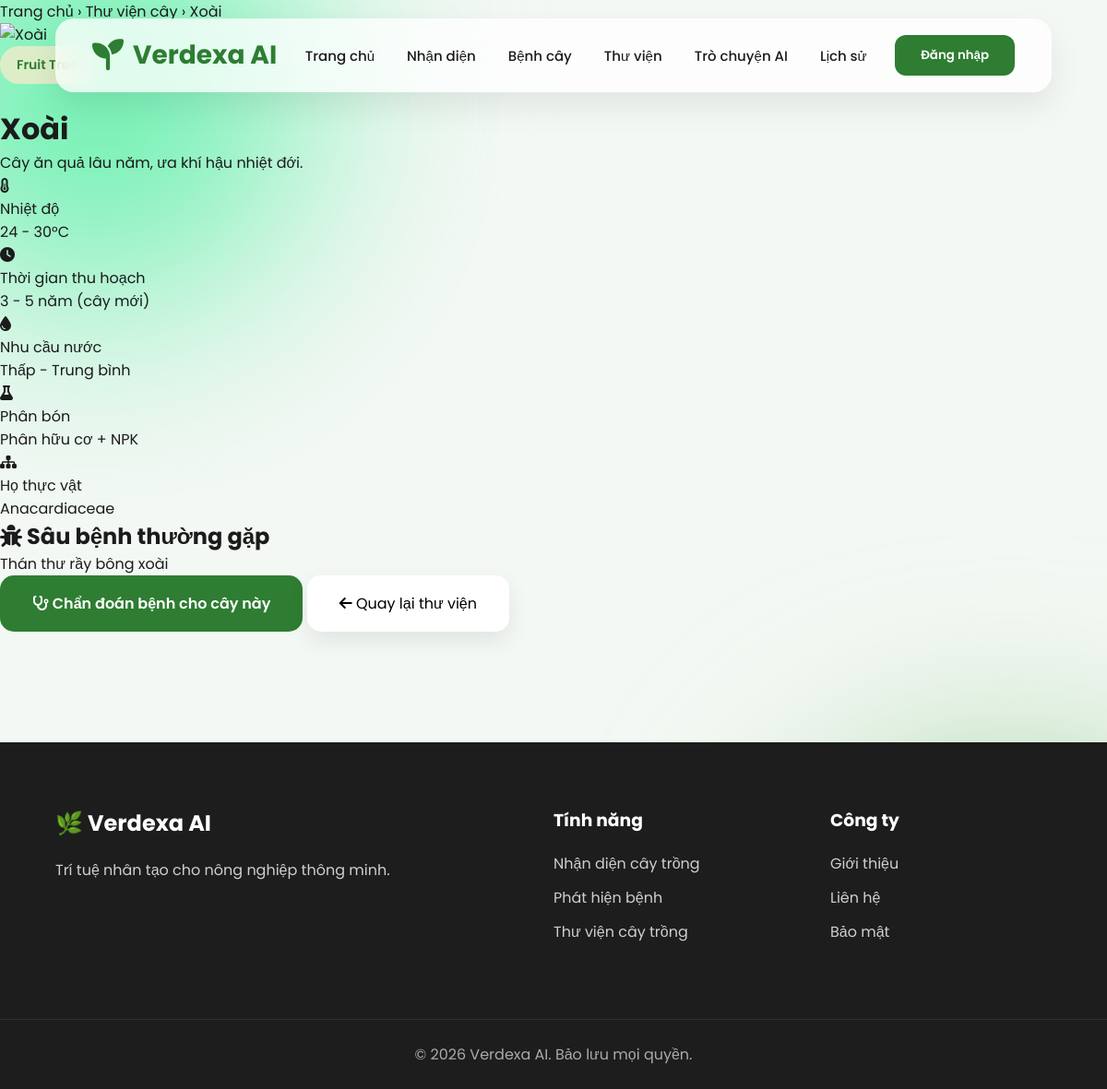
/plant/4, run on the app's committed database.
### tables this page shows
CREATE TABLE plants (
            id INTEGER PRIMARY KEY AUTOINCREMENT,
            name TEXT NOT NULL,
            category TEXT,
            image TEXT,
            family TEXT,
            temperature TEXT,
            harvest_time TEXT,
            water_need TEXT,
            fertilizer TEXT,
            common_diseases TEXT,
            description TEXT
        );

### app.py (the view)
@app.route("/plant/<int:plant_id>")
def plant_details_page(plant_id):
    plant = db.get_plant_by_id(plant_id)
    if not plant:
        return "Không tìm thấy cây trồng.", 404
    return render_template("plant-details.html", plant=plant, username=session.get("username"))

### database.py (called while the page is built)
def get_connection():
    conn = sqlite3.connect(Config.DATABASE_PATH)
    conn.row_factory = sqlite3.Row
    return conn

def get_plant_by_id(plant_id):
    conn = get_connection()
    plant = conn.execute("SELECT * FROM plants WHERE id = ?", (plant_id,)).fetchone()
    conn.close()
    return dict(plant) if plant else None

### templates/plant-details.html (shortened to what this page needs)
<!DOCTYPE html>
<html lang="vi">
<head>
    <link rel="stylesheet" href="{{ url_for('static', filename='css/style.css') }}">
    <link rel="stylesheet" href="https://cdnjs.cloudflare.com/ajax/libs/font-awesome/6.6.0/css/all.min.css">
</head>
<body>
<div class="background-blur blur1"></div>
<header>
    <div class="logo">
        <i class="fa-solid fa-seedling"></i>
        <span>Verdexa AI</span>
    </div>
    <nav>
        <a href="/">Trang chủ</a>
        <a href="/#identify">Nhận diện</a>
        <a href="/#disease">Bệnh cây</a>
        <a href="/#library">Thư viện</a>
        <a href="/#chat">Trò chuyện AI</a>
        <a href="/history">Lịch sử</a>
    </nav>
    {% if username %}
    <div class="user-menu">
        <span class="user-greeting"><i class="fa-solid fa-circle-user"></i> {{ username }}</span>
        <button class="login" id="logoutBtn">Đăng xuất</button>
    </div>
    {% else %}
    <button class="login" onclick="window.location.href='/login'">Đăng nhập</button>
    {% endif %}
</header>
<div class="plant-detail-page">
    <div class="breadcrumb">
        <a href="/">Trang chủ</a> &rsaquo;
        <a href="/#library">Thư viện cây</a> &rsaquo;
        {{ plant.name }}
    </div>
    <div class="plant-detail-hero">
        <img
            src="{{ url_for('static', filename='images/plants/' + plant.image) if plant.image else '' }}"
            onerror="this.src='https://images.unsplash.com/photo-1501004318641-b39e6451bec6?auto=format&fit=crop&w=800&q=80'"
            alt="{{ plant.name }}"
        >
        <div class="plant-detail-info">
            <span class="badge">{{ plant.category or 'Cây trồng' }}</span>
            <h1>{{ plant.name }}</h1>
            <p class="desc">{{ plant.description or 'Chưa có mô tả cho loại cây này.' }}</p>
            <div class="info-grid">
                <div class="info-item">
                    <i class="fa-solid fa-temperature-half"></i>
                    <div>
                        <div class="label">Nhiệt độ</div>
                        <div class="value">{{ plant.temperature or '—' }}</div>
                    </div>
                </div>
                <div class="info-item">
                    <i class="fa-solid fa-clock"></i>
                    <div>
                        <div class="label">Thời gian thu hoạch</div>
                        <div class="value">{{ plant.harvest_time or '—' }}</div>
                    </div>
                </div>
                <div class="info-item">
                    <i class="fa-solid fa-droplet"></i>
                    <div>
                        <div class="label">Nhu cầu nước</div>
                        <div class="value">{{ plant.water_need or '—' }}</div>
                    </div>
                </div>
                <div class="info-item">
                    <i class="fa-solid fa-flask"></i>
                    <div>
                        <div class="label">Phân bón</div>
                        <div class="value">{{ plant.fertilizer or '—' }}</div>
                    </div>
                </div>
                {% if plant.family %}
                <div class="info-item">
                    <i class="fa-solid fa-sitemap"></i>
                    <div>
                        <div class="label">Họ thực vật</div>
                        <div class="value">{{ plant.family }}</div>
                    </div>
                </div>
                {% endif %}
            </div>
        </div>
    </div>
    {% if plant.common_diseases %}
    <div class="plant-detail-diseases">
        <h2><i class="fa-solid fa-bug"></i> Sâu bệnh thường gặp</h2>
        <div class="disease-tags">
            {% for disease in plant.common_diseases.split(',') %}
            <span class="disease-tag">{{ disease.strip() }}</span>
            {% endfor %}
        </div>
    </div>
    {% endif %}
    <div class="plant-detail-actions">
        <button class="primary" onclick="window.location.href='/#disease'">
            <i class="fa-solid fa-stethoscope"></i>
            Chẩn đoán bệnh cho cây này
        </button>
        <button class="secondary" onclick="window.history.back()">
            <i class="fa-solid fa-arrow-left"></i>
            Quay lại thư viện
        </button>
    </div>
</div>
<footer>
    <div class="footer-content">
        <div>
            <h2>🌿 Verdexa AI</h2>
            <p>Trí tuệ nhân tạo cho nông nghiệp thông minh.</p>
        </div>
        <div>
            <h3>Tính năng</h3>
            <a href="/#identify">Nhận diện cây trồng</a>
            <a href="/#disease">Phát hiện bệnh</a>
            <a href="/#library">Thư viện cây trồng</a>
        </div>
        <div>
            <h3>Công ty</h3>
            <a href="#">Giới thiệu</a>
            <a href="#">Liên hệ</a>
            <a href="#">Bảo mật</a>
        </div>
    </div>
    <div class="copyright">
        © 2026 Verdexa AI. Bảo lưu mọi quyền.
    </div>
</footer>
</body>
</html>

### static/css/style.css (style rules this page uses)
* { margin:0; padding:0; box-sizing:border-box; }
html { scroll-behavior:smooth; }
body { font-family:'Poppins',sans-serif; background:#f4f8f4; color:#1b1b1b; overflow-x:hidden; }
a { text-decoration:none; color:inherit; }
button { cursor:pointer; font-family:inherit; }
.background-blur { position:fixed; width:450px; height:450px; border-radius:50%; filter:blur(120px); z-index:-1; }
.blur1 { background:#69f0ae; left:-120px; top:-120px; }
header { position:fixed; top:20px; left:50%; transform:translateX(-50%); width:90%; max-width:1300px; padding:18px 40px; background:rgba(255,255,255,.75); backdrop-filter:blur(16px); border-radius:20px; display:flex; justify-content:space-between; align-items:center; z-index:1000; box-shadow:0 15px 35px rgba(0,0,0,.08); }
.logo { display:flex; align-items:center; gap:10px; font-size:28px; font-weight:700; color:#2e7d32; }
.logo i { font-size:34px; }
nav { display:flex; gap:35px; }
nav a { font-size:15px; font-weight:500; transition:.3s; }
.login { border:none; background:#2e7d32; color:#fff; padding:12px 28px; border-radius:12px; font-weight:600; transition:.3s; }
.badge { display:inline-block; background:#dcedc8; color:#2e7d32; padding:10px 18px; border-radius:50px; font-size:14px; margin-bottom:25px; font-weight:600; }
.primary { background:#2e7d32; color:#fff; border:none; padding:18px 35px; border-radius:15px; font-size:16px; font-weight:600; transition:.3s; }
.secondary { background:#fff; border:none; padding:18px 35px; border-radius:15px; font-size:16px; box-shadow:0 10px 25px rgba(0,0,0,.08); transition:.3s; }
footer { background:#1d1d1d; color:#fff; margin-top:120px; }
.footer-content { width:90%; max-width:1300px; margin:auto; padding:70px 0; display:grid; grid-template-columns:2fr 1fr 1fr; gap:60px; }
.footer-content h2 { margin-bottom:20px; }
.footer-content h3 { margin-bottom:20px; }
.footer-content a { display:block; color:#cfcfcf; margin-bottom:12px; transition:.3s; }
.footer-content p { color:#cfcfcf; line-height:1.8; }
.copyright { text-align:center; padding:25px; border-top:1px solid rgba(255,255,255,.08); color:#aaa; }
button { transition:.3s; }
img { transition:.35s; }

### data on the page
plants: name "Xoài", category "Fruit Tree", description "Cây ăn quả lâu năm, ưa khí hậu nhiệt đới.", temperature "24 - 30°C", harvest_time "3 - 5 năm (cây mới)", water_need "Thấp - Trung bình", fertilizer "Phân hữu cơ + NPK", family "Anacardiaceae"

### other printed values
{{ disease.strip() }} "Thán thư" "rầy bông xoài"
